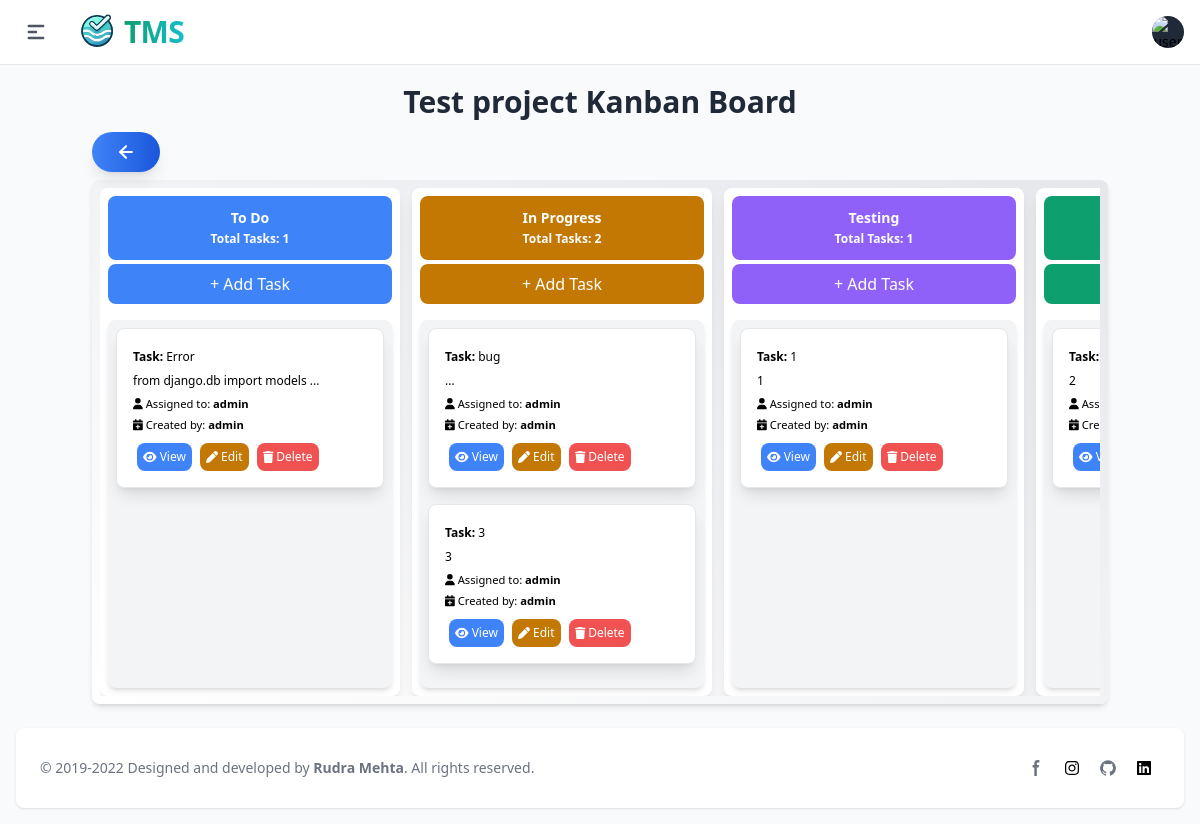
The page /kanban-board/7/ (signed in) on the database as committed earlier.
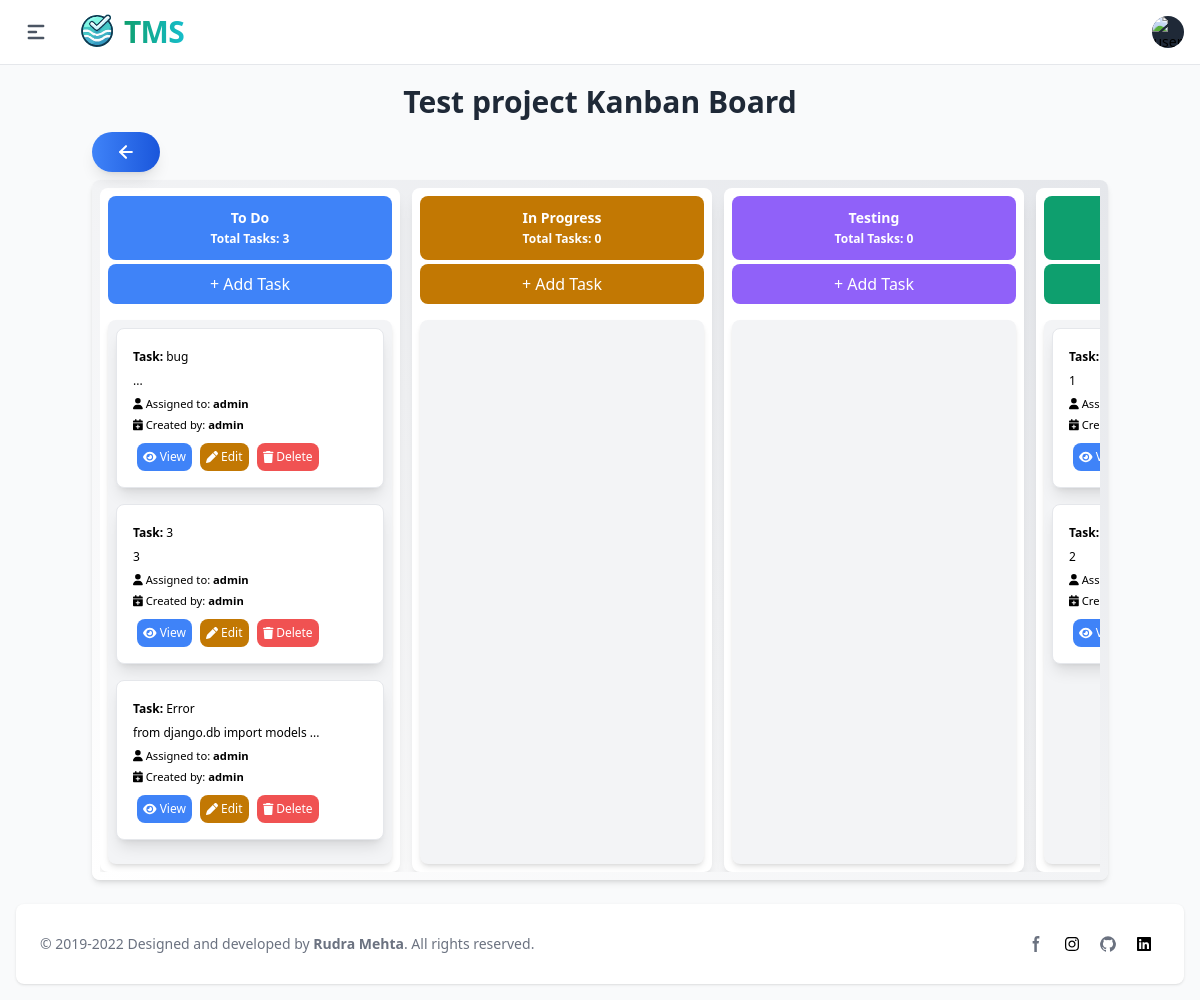
The same page on the database as committed later.
### apps/project_mgmt/models/kanban.py (models this page shows, shortened)
class Board(BaseModel, models.Model):
    project = models.ForeignKey(Project, related_name='boards', on_delete=models.CASCADE)
    name = models.CharField(max_length=255)
    description = models.TextField(blank=True, null=True)

class Column(BaseModel, models.Model):
    board = models.ForeignKey(Board, related_name='columns', on_delete=models.CASCADE)
    name = models.CharField(max_length=255)
    order = models.PositiveIntegerField()
    color = models.CharField(choices=ColorChoices.choices, max_length=200, null=True, blank=True)

class Task(BaseModel, models.Model):
    column = models.ForeignKey(Column, related_name='tasks', on_delete=models.CASCADE)
    title = models.CharField(max_length=255)
    description = HTMLField(blank=True, null=True)
    order = models.PositiveIntegerField()
    user = models.ForeignKey(UserModel, on_delete=models.CASCADE)

### apps/project_mgmt/models/project.py (models this page shows, shortened)
class Project(BaseModel, models.Model):
    name = models.CharField(max_length=200)
    description = models.TextField(blank=True, null=True)

### apps/auth/models.py (models this page shows, shortened)
class UserModel(AbstractBaseUser, PermissionsMixin, CreatedUpdatedAt):
    id = models.UUIDField(primary_key=True, default=uuid.uuid4, editable=False, unique=True)
    is_active = models.BooleanField(default=False)
    is_staff = models.BooleanField(default=False)
    user_image = models.ImageField(upload_to='user_image',null=True, blank=True)
    username = models.CharField(max_length=50, unique=True)
    is_deleted = models.BooleanField(default=False)
    email = models.EmailField(unique=True, max_length=50)
    groups = models.ManyToManyField(Group, related_name='user_model_groups', blank=True)
    user_permissions = models.ManyToManyField(Permission, related_name='user_model_permissions', blank=True)
    USERNAME_FIELD = "email"
    REQUIRED_FIELDS = ['username']
    objects = UserManager()

### apps/project_mgmt/views.py (the view)
# urls.py: path('kanban-board/<int:board_id>/', KanBanBoardView.as_view(), name='kanban_board'),
class KanBanBoardView(View):
    def get(self, request, board_id):
        board = Board.objects.get(id = board_id)
        tasks_prefetch = Prefetch(
            'tasks',
            queryset=Task.objects.order_by('order')  # Adjust 'order' to the appropriate field for task ordering
        )
        board_columns = Column.objects.filter(board = board).prefetch_related(tasks_prefetch).order_by('order')
        users = UserModel.objects.values('id', 'username')
        context = {
            'board':board,
            'board_columns':board_columns,
            'users': users
        }
        return render(request, 'project_mgmt/kanban.html', context)

### utils/models/createupdateuser.py (called while the page is built)
    def __call__(self, request):
        _thread_locals.user = request.user
        response = self.get_response(request)
        return response

### utils/models/manager.py (called while the page is built)
    def get_queryset(self):
        return super(ObjectsManager, self).get_queryset()

### apps/templates/project_mgmt/kanban.html (shortened to what this page needs)
{% extends "base/base.html" %}
{% load static %}
{% block content %}
<div class="container mx-auto px-1 py-1 max-w-screen">
  <h1 class="text-3xl font-bold text-center mb-3 text-gray-800">{{ board.project.name }} Kanban Board</h1>
  {% block backurl %}
  {% include "base/backbutton.html" %}
  {% endblock backurl %}
  <div class="bg-gradient-to-tr from-white to-gray-200 p-2 dark:bg-gray-800 rounded-lg shadow-md overflow-hidden">
    <div class="overflow-x-auto scrollbar-custom">
      <div class="flex space-x-3">
        {% for colums in board_columns %}
          <div class="bg-white rounded-lg shadow-lg p-2 max-w-[300px] w-[500px] flex-shrink-0" data-columsid="{{ colums.id }}">
            <div class="text-sm font-semibold mb-1 text-center bg-{{ colums.color }}-500 text-white p-3 rounded-lg">
              <h2>{{ colums.name }}</h2>
              <span class="text-xs">Total Tasks: {{ colums.tasks.count }}</span>
            </div>
            <button class="bg-{{ colums.color }}-500 bottom-0 text-white p-2 mb-4 rounded-lg w-full draggable" onclick="openAddTaskModal('{{ colums.id }}')">+ Add Task</button>
            <div class="bg-gray-100 p-2 rounded-lg shadow-md min-h-[300px] column-content">
              {% for task in colums.tasks.all %}
                <div data-taskid="{{ task.id }}" class="bg-white p-4 mb-4 rounded-lg shadow-lg draggable border border-gray-200" draggable="true">
                  <div class="flex justify-between items-center mb-1 text-xs">
                    <div class="badge badge-info py-1 rounded-pill">
                      <strong>Task:</strong> {{ task.title }}
                    </div>
                  </div>
                  <div class="mb-1 text-xs">
                    {% if task.description|length > 30 %}
                      <p class="text-muted">{{ task.description|striptags|slice:":30" }}...</p>
                    {% else %}
                      <p class="text-muted">{{ task.description }}</p>
                    {% endif %}
                  </div>
                  <div class="mb-1 text-sm">
                    <div class="d-flex justify-content-between">
                      <div>
                        <small class="text-muted">
                          <i class="fas fa-user"></i> Assigned to: <strong>{{ task.user.username }}</strong>
                        </small>
                      </div>
                      <div>
                        <small class="text-muted">
                          <i class="fas fa-calendar-plus"></i> Created by: <strong>{{ task.created_by.username }}</strong>
                        </small>
                      </div>
                    </div>
                  </div>
                  <div class="flex justify-start mt-2 z-50">
                    <a href="#" onclick="openTaskDetailsModal('{{ task.id }}')" class="btn btn-primary mx-1 p-1.5 text-xs font-medium rounded-lg bg-blue-500 text-white">
                      <i class="fas fa-eye"></i> View
                    </a>
                    <a href="#" class="btn btn-primary mx-1 p-1.5 text-xs font-medium rounded-lg bg-yellow-500 text-white">
                      <i class="fas fa-pen"></i> Edit
                    </a>
                    <form id="deleteForm" method="post" class="">
                      <button type="button" onclick="get_action('{% url "delete_task" task.id %}')" id="deleteButton" data-modal-target="deleteModal" data-modal-toggle="deleteModal" class="btn btn-primary mx-1 p-1.5 text-xs font-medium rounded-lg bg-red-500 text-white">
                          <i class="fas fa-trash"></i> Delete
                      </button>
                  </form>
                  </div>
                </div>
              {% endfor %}
            </div>
          </div>
        {% endfor %}
      </div>
    </div>
  </div>
</div>
{% endblock content %}

### apps/templates/base/base.html (shortened to what this page needs)
{% load compress %}
{% load static %}
<!DOCTYPE html>
<html lang="en">
<head>
    {% compress css %}
    <link href="{% static 'fontawesomefree/css/all.min.css' %}" rel="stylesheet" type="text/css">
    <link rel="stylesheet" href="{% static 'src/output.css' %}">
    {% endcompress %}
</head>
<body class="bg-green-50" id="body">
  <div id="content" class="antialiased bg-gray-50 dark:bg-gray-900">
  {% if request.user.is_authenticated %}
      {% include "base/nav.html" %}
      <main class="p-4 h-auto pt-20">
        {% block content %}
        {% endblock content %}
        {% include "base/footer.html" %}
      </main>
  {% else %}
    {% include "auth/login.html" %}
  {% endif %}
</div>
</body>
</html>

### apps/templates/base/nav.html (shortened to what this page needs)
{% load static %}
<nav class="bg-white border-b border-gray-200 px-4 py-2.5 dark:bg-gray-800 dark:border-gray-700 fixed left-0 right-0 top-0 z-50">
    <div class="flex flex-wrap justify-between items-center">
      <div class="flex justify-start items-center">
        <div class="text-center">
          <button class="p-2 mr-2 text-gray-600 rounded-lg cursor-pointer hover:text-gray-900 hover:bg-gray-100 focus:bg-gray-100 dark:focus:bg-gray-700 focus:ring-2 focus:ring-gray-100 dark:focus:ring-gray-700 dark:text-gray-400 dark:hover:bg-gray-700 dark:hover:text-white" type="button" data-drawer-target="drawer-navigation" data-drawer-toggle="drawer-navigation" aria-controls="drawer-navigation">
            <svg
            aria-hidden="true"
            class="w-6 h-6"
            fill="currentColor"
            viewBox="0 0 20 20"
            xmlns="http://www.w3.org/2000/svg"
          >
            <path
              fill-rule="evenodd"
              d="M3 5a1 1 0 011-1h12a1 1 0 110 2H4a1 1 0 01-1-1zM3 10a1 1 0 011-1h6a1 1 0 110 2H4a1 1 0 01-1-1zM3 15a1 1 0 011-1h12a1 1 0 110 2H4a1 1 0 01-1-1z"
              clip-rule="evenodd"
            ></path>
          </svg>
          </button>
        </div>
        <a href="#" class="flex items-center mr-4 transition-all duration-300 ease-in-out hover:scale-105">
          <img
              src="{% static 'img/tms_logo.svg' %}"
              class="w-16 -mr-1 mt-1 h-10 object-cover transition-transform duration-300 ease-in-out"
              alt="Flowbite Logo"
          />
          <span class="self-center text-3xl font-extrabold tracking-tight text-transparent bg-clip-text bg-gradient-to-r from-green-500 to-teal-400 transition duration-300 ease-in-out">
          </span>
      </a>
      </div>
      <div class="flex items-center lg:order-2">
        <button
          type="button"
          class="flex mx-3 text-sm bg-gray-800 rounded-full md:mr-0 focus:ring-4 focus:ring-gray-300 dark:focus:ring-gray-600"
          id="user-menu-button"
          aria-expanded="false"
          data-dropdown-toggle="dropdown"
        >
          <img
            class="w-8 h-8 rounded-full"
            src="https://flowbite.s3.amazonaws.com/blocks/marketing-ui/avatars/michael-gough.png"
            alt="user photo"
          />
        </button>
      </div>
    </div>
  </nav>

### apps/templates/base/backbutton.html (shortened to what this page needs)
<div class="flex flex-wrap justify-start mb-2 space-y-2 sm:space-y-0 sm:space-x-2">
    <a
       onclick="goBack(event)"
       class="w-auto text-sm py-2 px-4 sm:py-2.5 sm:px-6 bg-gradient-to-r from-blue-500 to-blue-700 text-white rounded-full shadow-lg transform transition duration-300 ease-in-out hover:scale-105 hover:shadow-2xl hover:bg-gradient-to-r hover:from-blue-600 hover:to-cyan-500 focus:outline-none focus:ring-4 focus:ring-cyan-300 focus:ring-offset-2 flex items-center space-x-2 sm:space-x-3 relative overflow-hidden">
    </a>
</div>

### apps/templates/base/footer.html (shortened to what this page needs)
<footer class="bg-white mt-5 rounded-lg shadow sm:flex sm:items-center sm:justify-between p-4 sm:p-6 xl:p-8 dark:bg-gray-800 antialiased">
    <p class="mb-4 text-sm text-center text-gray-500 dark:text-gray-400 sm:mb-0">
        &copy; 2019-2022 Designed and developed by <a href="#" class="hover:underline" target="_blank"><b>Rudra Mehta</b></a>.   All rights reserved.
    </p>
    <div class="flex justify-center items-center space-x-1">
      <a href="https://www.facebook.com/rudra.mehta.7965/" data-tooltip-target="tooltip-facebook" class="inline-flex justify-center p-2 text-gray-500 rounded-lg cursor-pointer dark:text-gray-400 dark:hover:text-white hover:text-gray-900 hover:bg-gray-100 dark:hover:bg-gray-600">
          <svg class="w-4 h-4" aria-hidden="true" xmlns="http://www.w3.org/2000/svg" fill="currentColor" viewBox="0 0 8 19">
              <path fill-rule="evenodd" d="M6.135 3H8V0H6.135a4.147 4.147 0 0 0-4.142 4.142V6H0v3h2v9.938h3V9h2.021l.592-3H5V3.591A.6.6 0 0 1 5.592 3h.543Z" clip-rule="evenodd"/>
          </svg>
      </a>
      <a href="https://www.instagram.com/rudramehta772/" data-tooltip-target="tooltip-instagram" class="inline-flex justify-center p-2 text-gray-500 rounded-lg cursor-pointer dark:text-gray-400 dark:hover:text-white hover:text-gray-900 hover:bg-gray-100 dark:hover:bg-gray-600">
        </a>
      <a href="https://github.com/rudrafra772" data-tooltip-target="tooltip-github" class="inline-flex justify-center p-2 text-gray-500 rounded-lg cursor-pointer dark:text-gray-400 dark:hover:text-white hover:text-gray-900 hover:bg-gray-100 dark:hover:bg-gray-600">
      </a>
      <a href="https://linkedin.com/in/rudramehta1011" data-tooltip-target="tooltip-linkedin" class="inline-flex justify-center p-2 text-gray-500 rounded-lg cursor-pointer dark:text-gray-400 dark:hover:text-white hover:text-gray-900 hover:bg-gray-100 dark:hover:bg-gray-600">
    </a>
  </div>
  </footer>

Rows that differ between the two databases and show on the page:
changed Column "To Do": tasks.count "1" → "3"; gains Task (title "bug", user.username "admin", created_by.username "admin"); gains Task (title "3", description "3", user.username "admin", created_by.username "admin")
changed Column "In Progress": tasks.count "2" → "0"; loses Task (title "bug", user.username "admin", created_by.username "admin"); loses Task (title "3", description "3", user.username "admin", created_by.username "admin")
changed Column "Testing": tasks.count "1" → "0"; loses Task (title "1", description "1", user.username "admin", created_by.username "admin")
changed Column (number 4 of 4 on the later page): gains Task (description "1")
